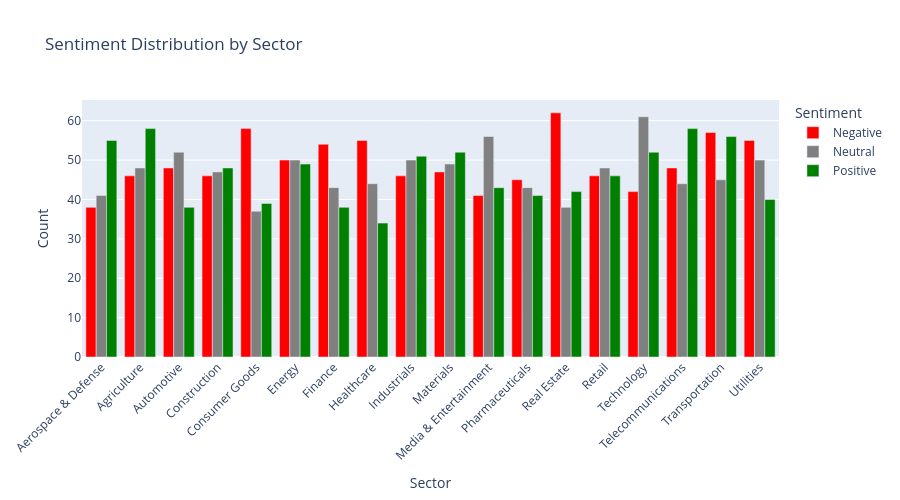

Notebook cell for this chart:
### Code cell
# Sector-wise Sentiment Distribution
sector_sentiment = df_clean.groupby(['Sector', 'Sentiment']).size().reset_index(name='Count')
fig3 = px.bar(sector_sentiment, x='Sector', y='Count', color='Sentiment',
             title='Sentiment Distribution by Sector',
             color_discrete_map={
                 'Positive':'green', 
                 'Negative':'red',
                 'Neutral':'gray'},
                 barmode='group')
fig3.update_layout(xaxis_tickangle=-45, height=500)
fig3.show()

### Figure 1 — Plotly figure (JSON) as saved in the notebook; plotly's stock layout.template omitted (floating-point values rounded to 4 significant figures)
{"data": [{"alignmentgroup": "True", "hovertemplate": "Sentiment=Negative<br>Sector=%{x}<br>Count=%{y}<extra></extra>", "legendgroup": "Negative", "marker": {"color": "red", "pattern": {"shape": ""}}, "name": "Negative", "offsetgroup": "Negative", "orientation": "v", "showlegend": true, "textposition": "auto", "type": "bar", "x": ["Aerospace & Defense", "Agriculture", "Automotive", "Construction", "Consumer Goods", "Energy", "Finance", "Healthcare", "Industrials", "Materials", "Media & Entertainment", "Pharmaceuticals", "Real Estate", "Retail", "Technology", "Telecommunications", "Transportation", "Utilities"], "xaxis": "x", "y": [38, 46, 48, 46, 58, 50, 54, 55, 46, 47, 41, 45, 62, 46, 42, 48, 57, 55], "yaxis": "y"}, {"alignmentgroup": "True", "hovertemplate": "Sentiment=Neutral<br>Sector=%{x}<br>Count=%{y}<extra></extra>", "legendgroup": "Neutral", "marker": {"color": "gray", "pattern": {"shape": ""}}, "name": "Neutral", "offsetgroup": "Neutral", "orientation": "v", "showlegend": true, "textposition": "auto", "type": "bar", "x": ["Aerospace & Defense", "Agriculture", "Automotive", "Construction", "Consumer Goods", "Energy", "Finance", "Healthcare", "Industrials", "Materials", "Media & Entertainment", "Pharmaceuticals", "Real Estate", "Retail", "Technology", "Telecommunications", "Transportation", "Utilities"], "xaxis": "x", "y": [41, 48, 52, 47, 37, 50, 43, 44, 50, 49, 56, 43, 38, 48, 61, 44, 45, 50], "yaxis": "y"}, {"alignmentgroup": "True", "hovertemplate": "Sentiment=Positive<br>Sector=%{x}<br>Count=%{y}<extra></extra>", "legendgroup": "Positive", "marker": {"color": "green", "pattern": {"shape": ""}}, "name": "Positive", "offsetgroup": "Positive", "orientation": "v", "showlegend": true, "textposition": "auto", "type": "bar", "x": ["Aerospace & Defense", "Agriculture", "Automotive", "Construction", "Consumer Goods", "Energy", "Finance", "Healthcare", "Industrials", "Materials", "Media & Entertainment", "Pharmaceuticals", "Real Estate", "Retail", "Technology", "Telecommunications", "Transportation", "Utilities"], "xaxis": "x", "y": [55, 58, 38, 48, 39, 49, 38, 34, 51, 52, 43, 41, 42, 46, 52, 58, 56, 40], "yaxis": "y"}], "layout": {"barmode": "group", "height": 500, "legend": {"title": {"text": "Sentiment"}, "tracegroupgap": 0}, "title": {"text": "Sentiment Distribution by Sector"}, "xaxis": {"anchor": "y", "domain": [0, 1], "tickangle": -45, "title": {"text": "Sector"}}, "yaxis": {"anchor": "x", "domain": [0, 1], "title": {"text": "Count"}}}}
